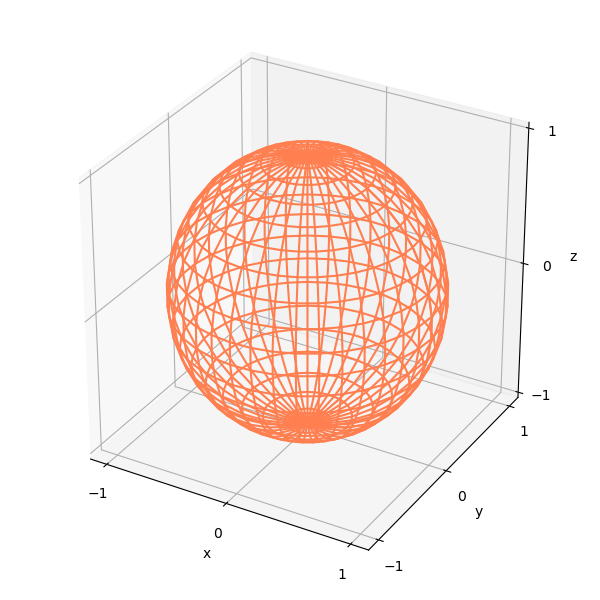

This chart was generated by the following Python code:
"""
Sphere
Marcus Deans
11 November 2019

I understand and have adhered to all the tenets of the Duke Community Standard
in creating this code.
Signed: [md374]
"""

import numpy as np
import matplotlib.pyplot as plt
from mpl_toolkits.mplot3d import axes3d
from mpl_toolkits import mplot3d

(phi, theta) = np.meshgrid((np.linspace(0,np.pi,20)), (np.linspace(0,2*np.pi,40)))
x = ((np.sin(phi))*(np.cos(theta)))
y = ((np.sin(phi))*(np.sin(theta)))
z = np.cos(phi)

fig = plt.figure(num=1,clear=True)
fig.set_size_inches(6,6)
ax = plt.axes(projection='3d')
ax.plot_wireframe(x,y,z, color='coral')
ax.set(xlabel='x', xticks=[-1,0,1], ylabel='y', yticks=[-1,0,1], zlabel='z', zticks=[-1,0,1])
fig.tight_layout()
fig.savefig("Sphere.png")
fig.savefig("Sphere.eps")